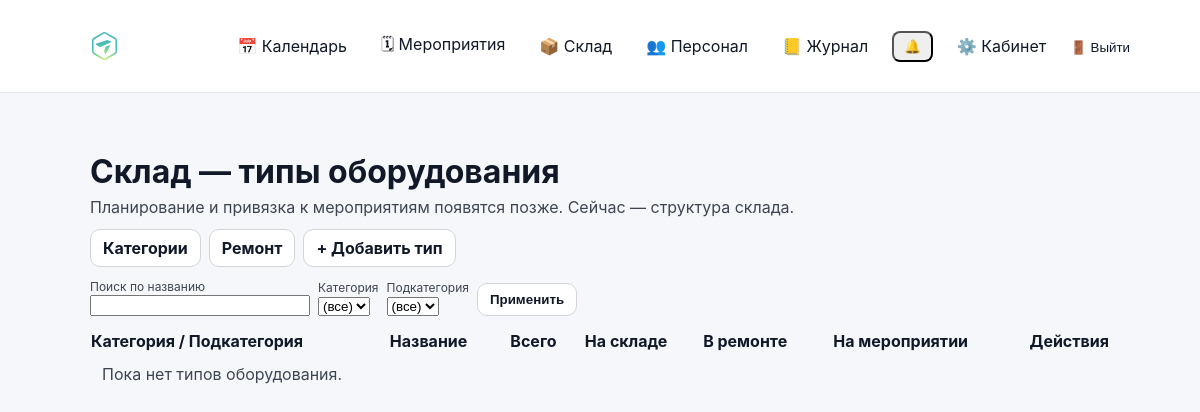
The page /warehouse/ (signed in) on the database as committed earlier.
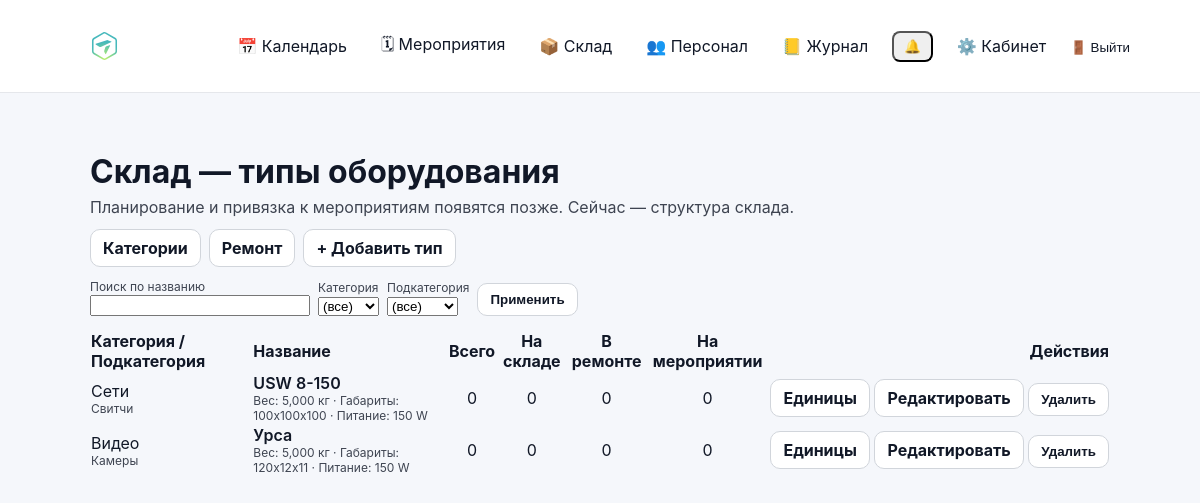
The same page on the database as committed later.
### inventory/models.py (models this page shows, shortened)
class StockEquipmentType(models.Model):
    name = models.CharField(max_length=255)
    category = models.ForeignKey(StockCategory, on_delete=models.PROTECT)
    subcategory = models.ForeignKey(
        StockSubcategory,
        on_delete=models.PROTECT,
        null=True,
        blank=True
    )
    power_w = models.PositiveIntegerField(
        null=True,
        blank=True,
        verbose_name="Потребляемая мощность (Вт)"
    )
    dimensions_mm = models.CharField(
        max_length=100,
        null=True,
        blank=True,
        verbose_name="Габариты (мм)"
    )
    weight_kg = models.DecimalField(
        max_digits=6,
        decimal_places=2,
        null=True,
        blank=True,
        verbose_name="Вес (кг)"
    )
    name = models.CharField(max_length=200)
    description = models.TextField(blank=True)
    weight_kg = models.DecimalField(max_digits=8, decimal_places=3, null=True, blank=True)
    width_mm = models.PositiveIntegerField(null=True, blank=True)
    height_mm = models.PositiveIntegerField(null=True, blank=True)
    depth_mm = models.PositiveIntegerField(null=True, blank=True)
    power_watt = models.PositiveIntegerField(null=True, blank=True)
    is_active = models.BooleanField(default=True)
    created_at = models.DateTimeField(auto_now_add=True)
    class Meta:
        verbose_name = "Тип оборудования склада"
        verbose_name_plural = "Типы оборудования склада"
        unique_together = ("category", "subcategory", "name")
        ordering = ["category__name", "subcategory__name", "name", "id"]

class StockCategory(models.Model):
    name = models.CharField(max_length=100, unique=True)
    class Meta:
        verbose_name = "Категория склада"
        verbose_name_plural = "Категории склада"
        ordering = ["name", "id"]

class StockSubcategory(models.Model):
    category = models.ForeignKey(StockCategory, on_delete=models.PROTECT, related_name="subcategories")
    name = models.CharField(max_length=100)
    class Meta:
        verbose_name = "Подкатегория склада"
        verbose_name_plural = "Подкатегории склада"
        unique_together = ("category", "name")
        ordering = ["category__name", "name", "id"]

### inventory/warehouse_types_views.py (the view)
# urls.py: path("warehouse/", warehouse_types_views.stock_type_list_view, name="stock_type_list"),
@login_required
def stock_type_list_view(request):
    if not can_view_stock(request.user):
        return _forbidden()
    category_id = request.GET.get("category") or ""
    subcategory_id = request.GET.get("subcategory") or ""
    q = (request.GET.get("q") or "").strip()
    types = StockEquipmentType.objects.select_related("category", "subcategory").all()
    if category_id.isdigit():
        types = types.filter(category_id=int(category_id))
    if subcategory_id.isdigit():
        types = types.filter(subcategory_id=int(subcategory_id))
    if q:
        types = types.filter(name__icontains=q)
    item_counts = (
        StockEquipmentItem.objects
        .values("equipment_type_id")
        .annotate(
            total=Count("id"),
            on_stock=Count("id", filter=Q(status=StockEquipmentItem.STATUS_STORAGE)),
            in_repair=Count("id", filter=Q(status=StockEquipmentItem.STATUS_REPAIR)),
            on_event=Count("id", filter=Q(status=StockEquipmentItem.STATUS_EVENT)),
        )
    )
    counts_map = {row["equipment_type_id"]: row for row in item_counts}
    categories = StockCategory.objects.all().order_by("name")
    subcategories = StockSubcategory.objects.all().order_by("name")
    if category_id.isdigit():
        subcategories = subcategories.filter(category_id=int(category_id))
    return render(
        request,
        "inventory/warehouse/types_list.html",
        {
            "types": types.order_by("name"),
            "categories": categories,
            "subcategories": subcategories,
            "category_id": category_id,
            "subcategory_id": subcategory_id,
            "q": q,
            "counts_map": counts_map,
            "can_manage": _can_manage(request.user),
        },
    )

### accounts/context_processors.py (called while the page is built)
def authz_flags(request):
    user = getattr(request, "user", None)
    return {
        "can_manage_staff": can_manage_staff(user),
        "can_edit_event_card": can_edit_event_card(user),
        "can_edit_event_equipment": can_edit_event_equipment(user),
        "can_edit_inventory": can_edit_inventory(user),
        "can_view_stock": can_view_stock(user),
    }

### accounts/permissions.py (called while the page is built)
def _ok(user) -> bool:
    return bool(user and user.is_authenticated)

def is_super(user) -> bool:
    return bool(_ok(user) and getattr(user, "is_superuser", False))

def can_manage_staff(user) -> bool:
    return is_super(user) or (_ok(user) and user.has_perm("accounts.manage_staff"))

def can_edit_inventory(user) -> bool:
    return is_super(user) or (_ok(user) and user.has_perm("inventory.manage_inventory"))

def can_view_stock(user) -> bool:
    return is_super(user) or (_ok(user) and (user.has_perm("inventory.manage_inventory") or user.has_perm("events.edit_event_card")))

def can_edit_event_card(user) -> bool:
    return is_super(user) or (_ok(user) and user.has_perm("events.edit_event_card"))

def can_edit_event_equipment(user) -> bool:
    return is_super(user) or (_ok(user) and user.has_perm("events.edit_event_equipment"))

### inventory/templatetags/inventory_extras.py (called while the page is built, shortened)
@register.filter(name="get_item")
def get_item(mapping, key):
    if mapping is None:
        return None
    try:
        return mapping.get(key)
    except Exception:
        pass

### inventory/warehouse_types_views.py (called while the page is built)
def _can_manage(user) -> bool:
    return can_edit_inventory(user)

### inventory/templates/inventory/warehouse/types_list.html (shortened to what this page needs)
{% extends 'base.html' %}
{% load static %}
{% load inventory_extras %}
{% block content %}
<div class="container" style="max-width: 1200px;">
  <h1 style="margin-bottom:6px;">Склад — типы оборудования</h1>
  <div style="opacity:.8; margin-bottom:12px;">Планирование и привязка к мероприятиям появятся позже. Сейчас — структура склада.</div>
  <div style="display:flex; gap:8px; flex-wrap:wrap; align-items:center; margin-bottom:12px;">
    <a class="btn" href="/warehouse/categories/">Категории</a>
    <a class="btn" href="/warehouse/repairs/">Ремонт</a>
    {% if can_manage %}
      <a class="btn" href="{% url 'stock_type_add' %}">+ Добавить тип</a>
    {% endif %}
  </div>
  <form method="get" action="" style="display:flex; gap:8px; flex-wrap:wrap; align-items:end; margin-bottom:14px;">
    <div>
      <label for="q" style="display:block; font-size:12px; opacity:.8;">Поиск по названию</label>
      <input id="q" name="q" type="text" value="{{ q|default:'' }}" style="min-width:220px;">
    </div>
    <div>
      <label for="category" style="display:block; font-size:12px; opacity:.8;">Категория</label>
      <select id="category" name="category">
        <option value="">(все)</option>
      </select>
    </div>
    <div>
      <label for="subcategory" style="display:block; font-size:12px; opacity:.8;">Подкатегория</label>
      <select id="subcategory" name="subcategory">
        <option value="">(все)</option>
      </select>
    </div>
    <button class="btn" type="submit">Применить</button>
  </form>
  <table class="table" style="width:100%; border-collapse:collapse;">
    <thead>
      <tr>
        <th style="text-align:left;">Категория / Подкатегория</th>
        <th style="text-align:left;">Название</th>
        <th style="text-align:center;">Всего</th>
        <th style="text-align:center;">На складе</th>
        <th style="text-align:center;">В ремонте</th>
        <th style="text-align:center;">На мероприятии</th>
        <th style="text-align:right;">Действия</th>
      </tr>
    </thead>
    <tbody>
      {% for t in types %}
        {% with cnt=counts_map|get_item:t.id %}
        <tr>
          <td>
            <div>{{ t.category.name }}</div>
            <div style="opacity:.8; font-size:12px;">{% if t.subcategory %}{{ t.subcategory.name }}{% else %}—{% endif %}</div>
          </td>
          <td>
            <div style="font-weight:600;">{{ t.name }}</div>
            <div style="opacity:.8; font-size:12px;">
              {% if t.weight_kg %}Вес: {{ t.weight_kg }} кг{% endif %}
              {% if t.dimensions_mm %}{% if t.weight_kg %} · {% endif %}Габариты: {{ t.dimensions_mm }}{% endif %}
              {% if t.power_w %}{% if t.weight_kg or t.dimensions_mm %} · {% endif %}Питание: {{ t.power_w }} W{% endif %}
            </div>
          </td>
          <td style="text-align:center;">{{ cnt.total|default:0 }}</td>
          <td style="text-align:center;">{{ cnt.on_stock|default:0 }}</td>
          <td style="text-align:center;">{{ cnt.in_repair|default:0 }}</td>
          <td style="text-align:center;">{{ cnt.on_event|default:0 }}</td>
          <td style="text-align:right; white-space:nowrap;">
            <a class="btn btn-sm" href="{% url 'stock_items_list' type_id=t.id %}">Единицы</a>
            {% if can_manage %}
              <a class="btn btn-sm" href="{% url 'stock_type_edit' t.id %}">Редактировать</a>
              <form method="post" action="{% url 'stock_type_delete' t.id %}" style="display:inline;">
                <button class="btn btn-sm" type="submit" onclick="return confirm('Удалить тип «{{ t.name }}»?')">Удалить</button>
              </form>
            {% endif %}
          </td>
        </tr>
        {% endwith %}
      {% empty %}
        <tr>
          <td colspan="7" style="opacity:.8; padding:12px;">Пока нет типов оборудования.</td>
        </tr>
      {% endfor %}
    </tbody>
  </table>
</div>
{% endblock %}

### backend/templates/base.html (shortened to what this page needs)
{% load static %}
<!doctype html>
<html lang="ru">
<head>
  <link rel="stylesheet" href="{% static 'css/base.css' %}">
  <link rel="stylesheet" href="{% static 'css/calendar.css' %}">
</head>
<body>
  <header class="topbar">
    <div class="container topbar-inner">
<a href="{% url 'calendar' %}" class="nav-logo">
    <img src="{% static 'images/VidiumLogo.svg' %}"
         alt="Vidium"
         class="logo-img">
</a>
      {% if user.is_authenticated %}
        <nav class="nav">
          <a class="nav-link" href="{% url 'calendar' %}">📅 Календарь</a>
          <a class="nav-link" href="{% url 'event_list' %}">🗓 Мероприятия</a>
          {% if can_view_stock %}
            <a class="nav-link" href="{% url 'stock_type_list' %}">📦 Склад</a>
          {% endif %}
          {% if can_manage_staff %}
            <a class="nav-link" href="{% url 'personnel' %}">👥 Персонал</a>
            <a class="nav-link" href="{% url 'audit_list' %}">📒 Журнал</a>
          {% endif %}
          <div class="notif-wrap">
            <button type="button" class="nav-link notif-bell" id="notifBell" aria-label="Уведомления">
              🔔
              <span class="notif-dot{% if notifications_unread_count|default:0 > 0 %} is-on{% endif %}" id="notifDot"></span>
            </button>
          </div>
          <a class="nav-link" href="{% url 'cabinet:dashboard' %}">⚙️ Кабинет</a>
          <form method="post" action="{% url 'logout' %}" style="display:inline;">
  <button type="submit" class="nav-link" style="background:none;border:none;padding:0;cursor:pointer;">
    🚪 Выйти
  </button>
</form>
        </nav>
      {% endif %}
    </div>
  </header>
  <main class="container" style="padding-top: 18px;">
    {% block content %}{% endblock %}
  </main>
</body>
</html>

### static/css/base.css (style rules this page uses)
* { box-sizing: border-box; }
html, body { height: 100%; }
body { margin: 0; font-family: -apple-system, BlinkMacSystemFont, "Segoe UI", Roboto, Arial, sans-serif; background: #f5f7fb; color: #111827; }
a { color: inherit; text-decoration: none; }
.container { max-width: 1100px; margin: 0 auto; padding: 20px; }
.topbar { background: #ffffff; border-bottom: 1px solid #e5e7eb; }
.topbar-inner { max-width: 1100px; margin: 0 auto; padding: 12px 20px; display: flex; align-items: center; justify-content: space-between; gap: 20px; }
.nav-logo { display: inline-flex; align-items: center; margin-right: 20px; padding: 6px 8px; border-radius: 12px; line-height: 1; }
.logo-img { height: 56px; width: auto; display: block; }
.nav { display: flex; align-items: center; gap: 14px; flex-wrap: wrap; }
.nav-link { padding: 6px 10px; border-radius: 8px; color: #111827; text-decoration: none; display: inline-flex; align-items: center; gap: 6px; }
.btn { display: inline-flex; align-items: center; gap: 8px; padding: 8px 12px; border-radius: 10px; border: 1px solid #d1d5db; background: #ffffff; color: #111827; font-weight: 700; cursor: pointer; text-decoration: none; transition: transform 160ms ease, box-shadow 160ms ease, background 160ms ease, border-color 160ms ease; }
.notif-wrap { position: relative; display: inline-flex; align-items: center; }
.notif-bell { position: relative; }
.notif-dot { position:absolute; top:-2px; right:-6px; width:10px; height:10px; border-radius:999px; background: transparent; border: 2px solid transparent; }

Rows that differ between the two databases and show on the page:
added StockEquipmentType: category.name "Сети", subcategory.name "Свитчи", name "USW 8-150", weight_kg "5,000", dimensions_mm "100x100x100", power_w "150", total "0", on_stock "0", in_repair "0", on_event "0"
added StockEquipmentType: category.name "Видео", subcategory.name "Камеры", name "Урса", weight_kg "5,000", dimensions_mm "120x12x11", power_w "150", total "0", on_stock "0", in_repair "0", on_event "0"
Other text that changed with them:
text no longer shown: "Пока нет типов оборудования."
